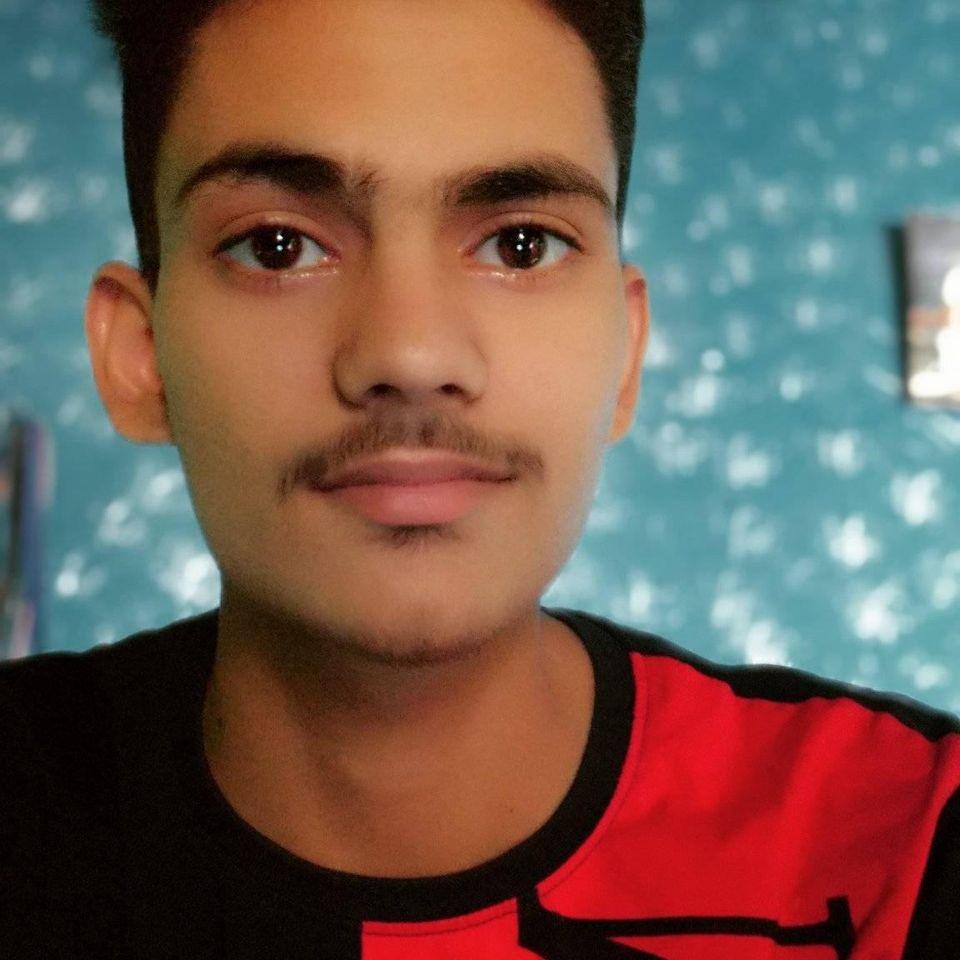
#> input picture src/dp.jpg, 960 x 960 px
$ python chepter5.py
#> lines starting #> are read from the running program, lines starting #| are printed output that depends on the picture
# Warp perspective

import cv2
import numpy as np

img = cv2.imread('src/dp.jpg')
#> img is the input picture: shape (960, 960, 3); mean B, G, R 83.8, 93.3, 115.2

height, width = 960, 960

pts1 = np.float32([[111, 219],[287, 188], [154, 482], [352, 440]])
print(pts1)
pts2 = np.float32([[0, 0], [width, 0],[0, height], [width, height]])
print(pts2)
matrix = cv2.getPerspectiveTransform(pts1, pts2)
imageout = cv2.warpPerspective(img, matrix, (width, height))
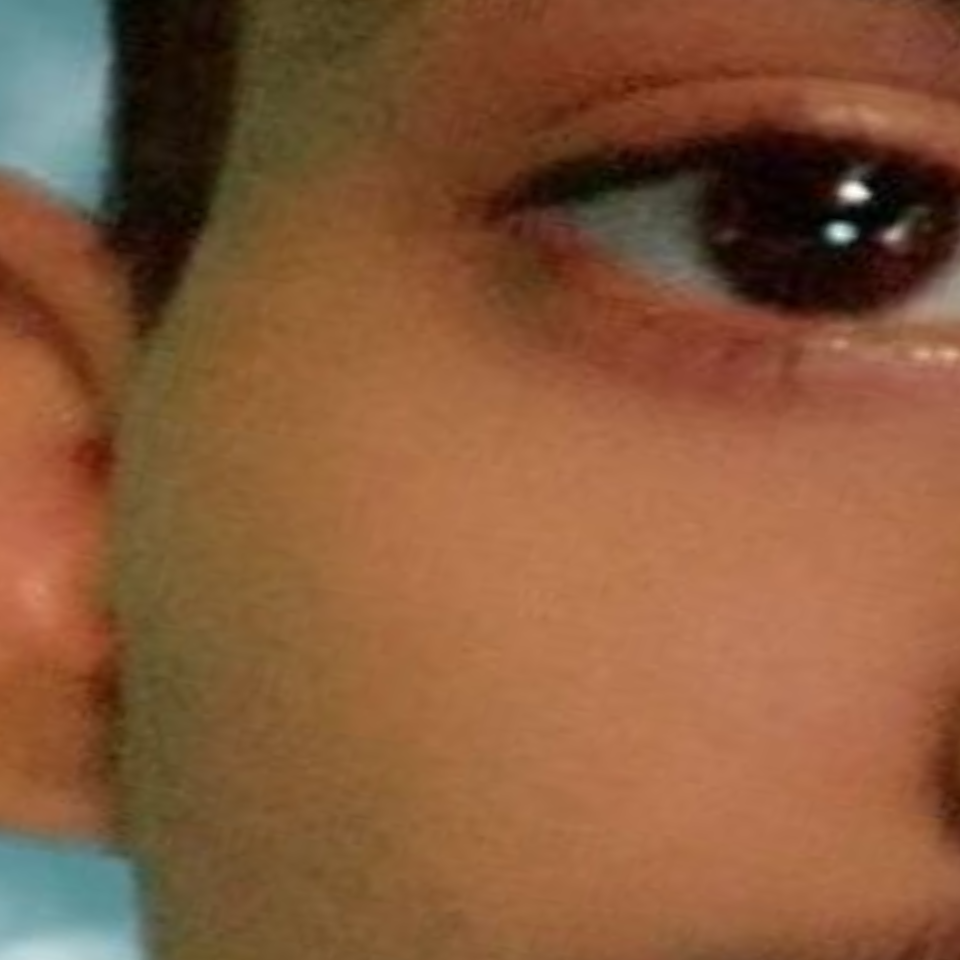
#> imageout: shape (960, 960, 3); mean B, G, R 58.4, 89.5, 134.8

cv2.imshow('Image', img)
cv2.imshow('Warp image', imageout)
cv2.waitKey(0)
